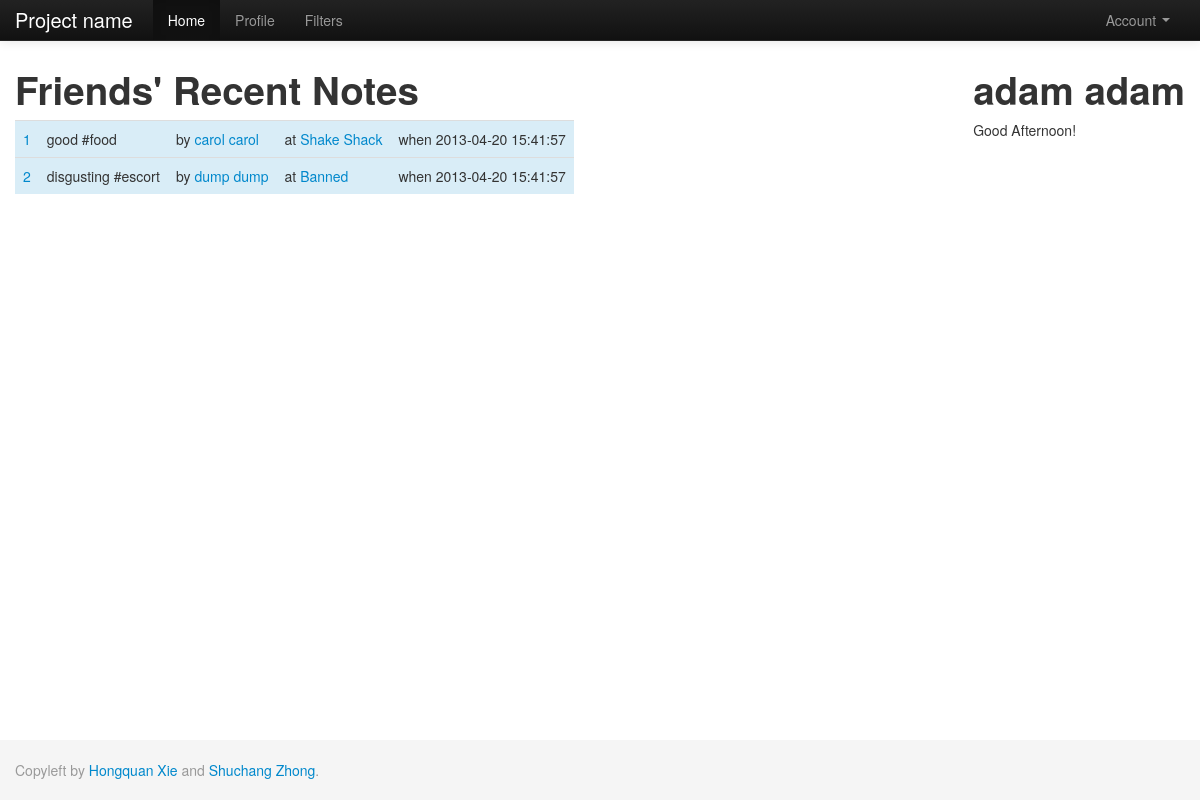
The app's page /index.php/home (signed in) with its own data.
### tables this page shows
CREATE TABLE IF NOT EXISTS `note` (
  `nid` int(11) NOT NULL AUTO_INCREMENT,
  `uid` int(11) DEFAULT NULL,
  `pid` int(11) DEFAULT NULL,
  `text_body` varchar(1000) DEFAULT NULL,
  `keyword` varchar(200) DEFAULT NULL,
  `dt_inserted` datetime DEFAULT NULL,
  `dt_edited` timestamp NOT NULL DEFAULT CURRENT_TIMESTAMP,
  `active` tinyint(1) NOT NULL DEFAULT '1',
  `s_from` datetime DEFAULT '0000-00-00 00:00:00',
  `s_to` datetime DEFAULT '0000-00-00 00:00:00',
  `repeat_flag` tinyint(1) DEFAULT '0',
  `sunday` tinyint(1) DEFAULT '0',
  `monday` tinyint(1) DEFAULT '0',
  `tuesday` tinyint(1) DEFAULT '0',
  `wednesday` tinyint(1) DEFAULT '0',
  `thursday` tinyint(1) DEFAULT '0',
  `friday` tinyint(1) DEFAULT '0',
  `saturday` tinyint(1) DEFAULT '0',
  PRIMARY KEY (`nid`)
);

CREATE TABLE IF NOT EXISTS `user` (
  `uid` int(11) NOT NULL AUTO_INCREMENT,
  `uname` varchar(50) NOT NULL,
  `email` varchar(50) NOT NULL,
  `password` varchar(50) NOT NULL,
  `dt_inserted` datetime NOT NULL,
  `dt_edited` timestamp NOT NULL DEFAULT '0000-00-00 00:00:00' ON UPDATE CURRENT_TIMESTAMP,
  `first_name` varchar(50) NOT NULL,
  `last_name` varchar(50) NOT NULL,
  `gender` tinyint(1) DEFAULT NULL,
  `photo` varchar(100) DEFAULT NULL,
  `description` varchar(1000) NOT NULL,
  `last_latitude` float NOT NULL DEFAULT '0',
  `last_longitude` float NOT NULL DEFAULT '0',
  `current_state` varchar(50) NOT NULL,
  `active` tinyint(1) NOT NULL DEFAULT '1',
  PRIMARY KEY (`uid`),
  UNIQUE KEY `email` (`email`,`uname`)
);

CREATE TABLE IF NOT EXISTS `place` (
  `pid` int(11) NOT NULL AUTO_INCREMENT,
  `pname` varchar(100) DEFAULT NULL,
  `latitude` float DEFAULT NULL,
  `longitude` float DEFAULT NULL,
  `dt_inserted` datetime NOT NULL,
  `dt_edited` timestamp NOT NULL DEFAULT CURRENT_TIMESTAMP,
  `active` tinyint(1) NOT NULL DEFAULT '1',
  PRIMARY KEY (`pid`)
);

### application/controllers/home.php (called while the page is built, shortened)
<?php
class Home extends CI_Controller{
    public function index(){
        $user = $_SESSION['user'];
        $this->load->model('Note');
        $note         = $this->Note->getFriendRecentNote($user['uid']);
        $data['note'] = $note;
        $this->load->view('home', $data);
        $this->load->view('footer');
    }
    public function __construct(){
        $this->load->helper('view_helper');
        $this->load->view('header');
    }
}
?>

### index.php (called while the page is built, shortened)
<?php
require_once BASEPATH.'core/CodeIgniter.php';

### application/models/note.php (called while the page is built, shortened)
<?php
class Note extends CI_Model {
	function getFriendRecentNote($uid){
		$this->db->select('text_body,keyword,nid,note.uid as note_uid,note.pid as note_pid,note.dt_inserted as note_inserted,pname,user.first_name as first_name,user.last_name as last_name');
		$this->db->from('note');
		$this->db->join('follow', 'note.uid = follow.followed_user');
		$this->db->join('place', 'place.pid = note.pid');
		$this->db->join('user','user.uid=note.uid');
		$this->db->where('follow.current_u',$uid);
		$this->db->order_by("note.dt_inserted", "desc");
		$query = $this->db->get();
		return $query->result_array();
	}
}

### application/views/home.php (the view, shortened to what this page needs)
<div style='width=75%; float:left;'>
<h1>Friends' Recent Notes</h1>
<table class="table table-hover">
	<?php
	$index = 1;
		foreach($note as $row){
    ?>
	<tr class="info">
	    <td><a href="home/note?nid=<?php echo $row['nid'];?>"><?php echo $index;$index+=1; ?></a></td>
	    <td><?php echo $row['text_body']." #".$row['keyword']; ?></td>
	    <td>by <a href="home/user?uid=<?php echo $row['note_uid']?>"><?php echo $row['first_name'].' '.$row['last_name']; ?></a></td>
	    <td>at <a href="home/place?pid=<?php echo $row['note_pid']?>"><?php echo $row['pname']; ?></a></td>
		<td>when <?php echo $row['note_inserted']; ?></td>
	  </tr>
	<?php
    }
	?>
</table>
</div>
<div style='width=25%; float:right;'>
	<h1><?php echo $_SESSION['user']['first_name']." ".$_SESSION['user']['last_name'];?></h1>
	<div>
	<?php
	$currentHour =  date("G");
    if 	($currentHour>=21 or $currentHour<6) {
    	echo 'Good Night!';
    } else if ($currentHour>=6 and $currentHour<12) {
    	echo 'Good Morning!';
    } else if ($currentHour>=12 and $currentHour<17) {
    	echo 'Good Afternoon!';
    } else if ($currentHour>=17 and $currentHour<21) {
    	echo 'Good evening!';
    }
	?>
	</div>
</div>

### application/views/header.php (shortened to what this page needs)
<!DOCTYPE html>
<html>
  <head>
  <?php
  echo "<link href=".BASE_URI."assets/css/bootstrap.css rel='stylesheet' media='screen'>";
  echo "<link href=".BASE_URI."assets/css/bootstrap-responsive.css rel='stylesheet' media='screen'>";
  echo "<link href=".BASE_URI."assets/css/timepicker.css rel='stylesheet' media='screen'>";
 ?>
  </head>
  <body>
  <div id="wrap">
  <div class="navbar navbar-inverse navbar-fixed-top">
        <div class="navbar-inner">
          <div class="container">
            <a class="brand" href="">Project name</a>
            <div class="nav-collapse collapse">
              <ul class="nav">
                <li class="active"><a href="">Home</a></li>
                <?php if($_SESSION){ ?>
                <li><a href="/trunk/index.php/user">Profile</a></li>
                <li><a href="/trunk/index.php/filters">Filters</a></li>
                <?php }?>
              </ul>
        <ul class="nav pull-right">
          <?php if (!$_SESSION) { ?>
          <li><a href="/trunk/index.php/login" class ="pull-right"> Sign In </a><li>
          <li><a href="/trunk/index.php/signup" class ="pull-right">JOIN US!</a><li>
          <?php } else { ?>
            <li class="dropdown">
          <a href="" class="dropdown-toggle" data-toggle="dropdown">
                  Account
                  <b class="caret"></b>
             </a>
          </li>
            <?php } ?>
        </ul>
            </div>
          </div>
        </div>
      </div>
  <div class="container">

### application/views/footer.php
	</div>
	<div id="push"></div>
	    </div>
	<div id="footer">
	      <div class="container">
	        <p class="muted credit">Copyleft by <a href="#">Hongquan Xie</a> and <a href="#">Shuchang Zhong</a>.</p>
	      </div>
	    </div>
  </body>
</html>

### records on screen
note: text_body "good", keyword "food", uid.first_name "carol", uid.last_name "carol", pid.pname "Shake Shack", dt_inserted "2013-04-20 15:41:57"
note: text_body "disgusting", keyword "escort", uid.first_name "dump", uid.last_name "dump", pid.pname "Banned", dt_inserted "2013-04-20 15:41:57"

### other values on screen
$_SESSION['user']['first_name'] "adam"
$_SESSION['user']['last_name'] "adam"
